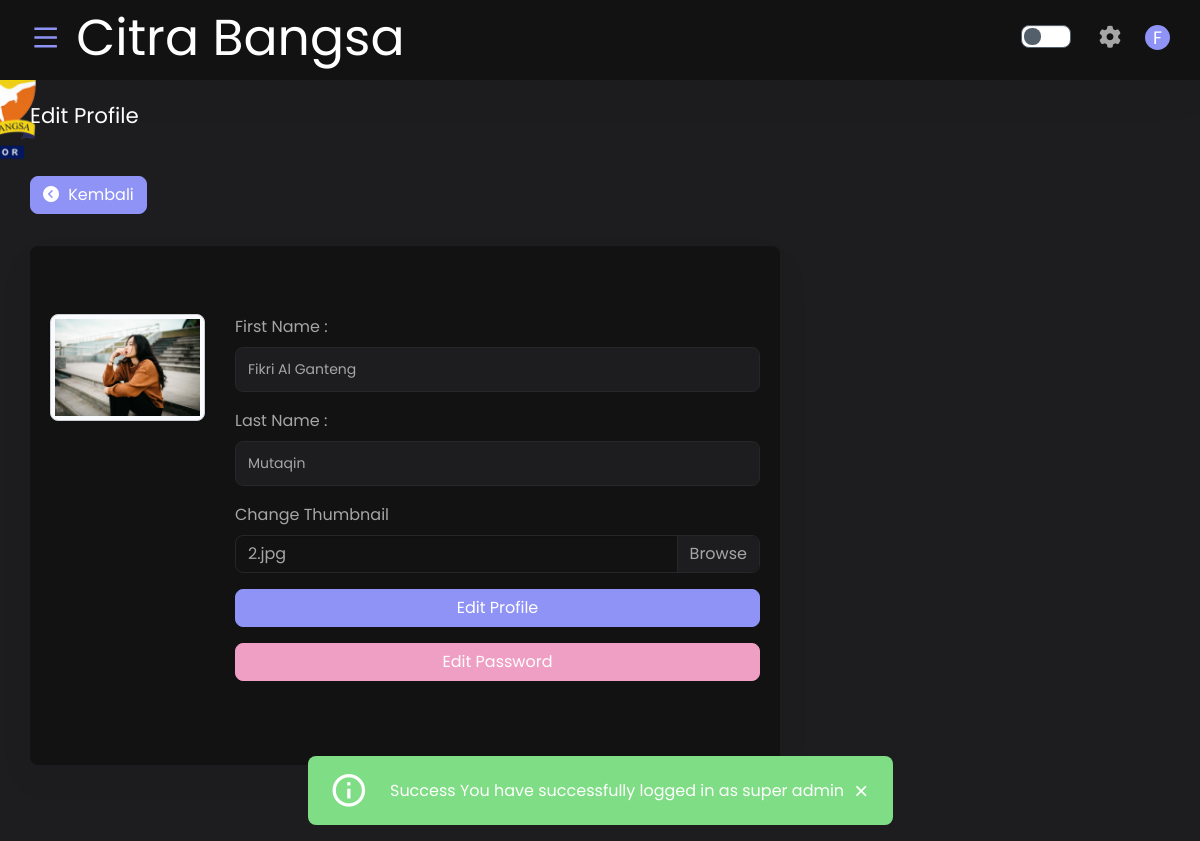
Screenshot of /public/users/editProfile/fikri@gmail.com (signed in) with the database file from the repository.
### tables this page shows
CREATE TABLE `users` (
  `users_id` int(11) NOT NULL,
  `first_name` varchar(128) NOT NULL,
  `last_name` varchar(128) NOT NULL,
  `email` varchar(128) NOT NULL,
  `password` varchar(256) NOT NULL,
  `thumbnail` varchar(128) NOT NULL,
  `role_id` int(11) NOT NULL,
  `is_active` int(11) NOT NULL,
  `create_date` datetime NOT NULL,
  `log_activity` datetime DEFAULT NULL
);

### app/core/Controller.php (called while the page is built, shortened)
<?php
class Controller
{
    public function view($view, $data = [])
    {
        require_once '../app/views/' . $view . '.php';
    }
    public function model($model)
    {
        return new $model;
    }
}

### app/core/App.php (called while the page is built, shortened)
<?php
class App
{
    protected $method = 'index';
    protected $params = [];
    public function __construct()
    {
        $url = $this->parseUrl();
        if (file_exists('../app/controllers/' . $url[0] . '.php')) {
            unset($url[0]);
        }
        $this->controller = new $this->controller;
        if (isset($url[1])) {
            if (method_exists($this->controller, $url[1])) {
                $this->method = $url[1];
                unset($url[1]);
            }
        }
        if (!empty($url)) {
            $this->params = array_values($url);
        }
        call_user_func_array([$this->controller, $this->method], $this->params);
    }
    public function parseUrl()
    {
        if (isset($_GET['url'])) {
            $url = rtrim($_GET['url'], '/');
            $url = filter_var($url, FILTER_SANITIZE_URL);
            $url = explode('/', $url);
            return $url;
        }
    }
}

### public/index.php (called while the page is built, shortened)
<?php
$app = new App;

### app/core/Database.php (called while the page is built, shortened)
<?php
class Database
{
    private $host = DB_HOST;
    private $user = DB_USER;
    private $pass = DB_PASS;
    private $name = DB_NAME;
    private $dbh;
    private $stmt;
    public function __construct()
    {
        $dns = 'mysql:host=' . $this->host . ';dbname=' . $this->name;
        $option = [
            PDO::ATTR_PERSISTENT => TRUE,
            PDO::ATTR_ERRMODE => PDO::ERRMODE_EXCEPTION
        ];
        try {
            $this->dbh = new PDO($dns, $this->user, $this->pass, $option);
        } catch (PDOException $e) {
            die($e->getMessage());
        }
    }
    public function query($query)
    {
        $this->stmt = $this->dbh->prepare($query);
    }
    public function bind($param, $value, $type = null)
    {
        if (is_null($type)) {
            switch (true) {
                default:
                    $type = PDO::PARAM_STR;
            }
        }
        $this->stmt->bindValue($param, $value, $type);
    }
    public function execute()
    {
        $this->stmt->execute();
    }
    public function single()
    {
        $this->execute();
        return $this->stmt->fetch(PDO::FETCH_ASSOC);
    }
}

### app/models/User_model.php (called while the page is built, shortened)
<?php
class User_model
{
    private $tabel = 'users';
    private $db;
    public function __construct()
    {
        $this->db = new Database;
    }
    public function getDataSingel($email)
    {
        try {
            $query = "SELECT * FROM $this->tabel WHERE email= :email";
            $this->db->query($query);
            $this->db->bind('email', $email);
            return $this->db->single();
        } catch (PDOException $e) {
            echo $e->getMessage();
        }
    }
}

### app/views/users/edit.php (the view, shortened to what this page needs)
<div class="content-page">
    <div class="fixed-bottom">
        <div class="row justify-content-center">
            <div class="col-lg-6">
            </div>
        </div>
    </div>
    <div class="container-fluid">
        <div class="row">
            <div class="col-lg-12">
                <div class="card-transparent card-block card-stretch card-height mb-3">
                    <div class="d-flex justify-content-between">
                        <div class="select-dropdown input-prepend input-append">
                            <h5 class="card-title"><?php echo $data['title']; ?></h5>
                        </div>
                    </div>
                </div>
            </div>
        </div>
        <div class="row">
            <div class="col-lg-12">
                <a href="<?php echo BASEURL; ?>/" type="button" class="btn btn-primary my-3">
                    <i class="fa fa-chevron-circle-left"></i> Kembali
                </a>
            </div>
        </div>
        <div class="row mt-3">
            <div class="col-lg-8">
                <div class="card">
                    <div class="card-body">
                        <div class="row">
                            <div class="col-lg-12">
                                <div class="row my-5">
                                    <div class="col-lg-3">
                                        <div class="img-thumbnail img-rounded">
                                            <img class="img-fluid" src="<?php echo BASEURL; ?>/assets/images/user/<?php echo $data['view']['thumbnail']; ?>" alt="<?php echo $data['view']['thumbnail']; ?>">
                                        </div>
                                    </div>
                                    <div class="col-lg-9">
                                        <form action="<?php echo BASEURL; ?>/users/update" method="post" enctype="multipart/form-data">
                                            <div class="form-group">
                                                <label>First Name :</label>
                                                <input type="text" class="form-control" name="first_name" value="<?php echo $data['view']['first_name']; ?>">
                                            </div>
                                            <div class="form-group">
                                                <label>Last Name :</label>
                                                <input type="text" class="form-control" name="last_name" value="<?php echo $data['view']['last_name']; ?>">
                                            </div>
                                            <div class="input-group mb-3">
                                                <label>Change Thumbnail</label>
                                                <div class="input-group">
                                                    <div class="custom-file">
                                                        <label class="custom-file-label" for="myInput">
                                                            <?php echo $data['view']['thumbnail']; ?>
                                                        </label>
                                                    </div>
                                                </div>
                                            </div>
                                            <div class="form-group">
                                                <button type="submit" class="btn btn-primary btn-block">
                                                    Edit Profile
                                                </button>
                                            </div>
                                            <div class="form-group">
                                                <button type="button" class="btn btn-danger btn-block" data-toggle="modal" data-target="#forgotpassword">
                                                    Edit Password
                                                </button>
                                            </div>
                                        </form>
                                    </div>
                                </div>
                            </div>
                        </div>
                    </div>
                </div>
            </div>
        </div>
    </div>
</div>
</div>

### app/views/templates/__newTemplate/header.php (style rules this page uses)
.custom-file { overflow: hidden; }

### rows the page displays
users: thumbnail (picture), first_name "Fikri Al Ganteng", last_name "Mutaqin", thumbnail "2.jpg"

### other values shown
substr($_SESSION['first_name'], 0, 1) "F"
$_SESSION['flash']['message'] "Success"
$_SESSION['flash']['action'] "You have successfully logged in as super admin"
